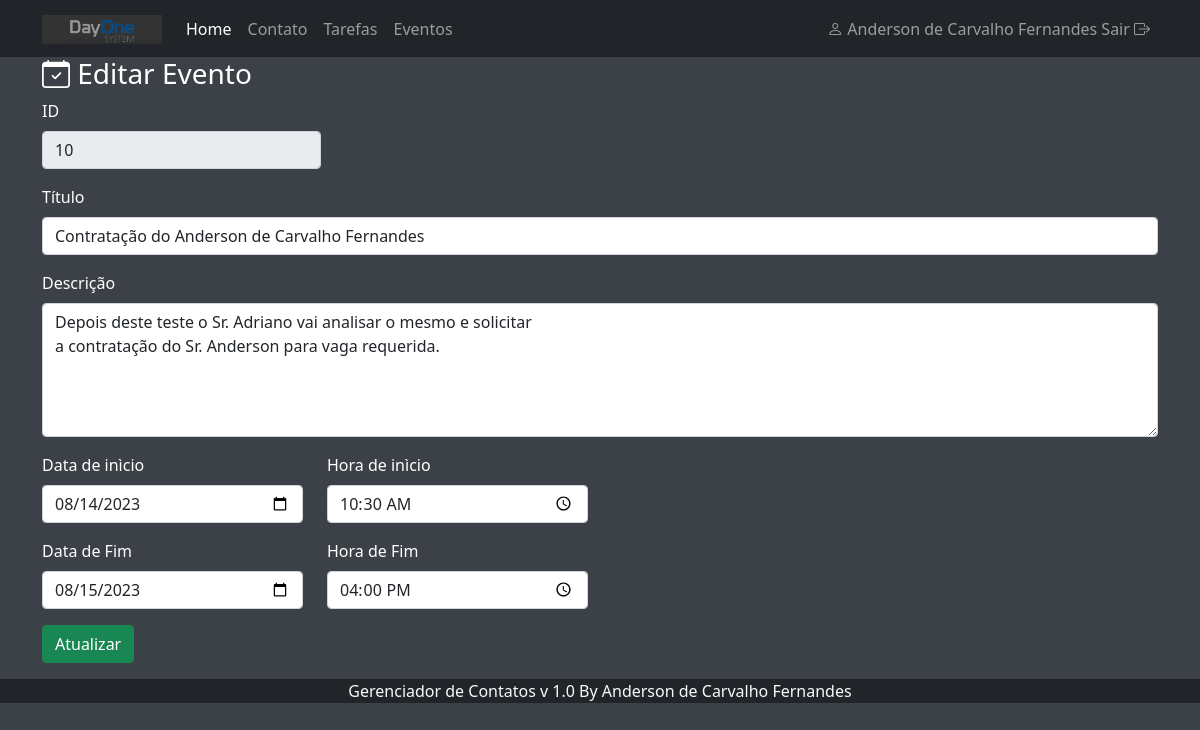
The app's page /index.php?menuop=editar-evento&idEvento=10 (signed in) with its own data.
### tables this page shows
CREATE TABLE IF NOT EXISTS `tbeventos` (
  `idEvento` int NOT NULL AUTO_INCREMENT,
  `tituloEvento` varchar(255) NOT NULL,
  `descricaoEvento` text,
  `dataInicioEvento` date NOT NULL,
  `horaInicioEvento` time DEFAULT NULL,
  `dataFimEvento` date DEFAULT NULL,
  `horaFimEvento` time DEFAULT NULL,
  `statusEvento` int NOT NULL DEFAULT '0',
  PRIMARY KEY (`idEvento`)
);

### paginas/eventos/editar-evento.php (the view)
<?php
$idEvento = $_GET["idEvento"];
$sql = "SELECT * FROM tbeventos WHERE idEvento = '$idEvento'";
$rs = mysqli_query($conexao, $sql) or die("Erro ao recuperar os dados do registro" . mysqli_error($conexao));
$dados = mysqli_fetch_assoc($rs);
?>
<header>
    <h3>
        <i class="bi bi-calendar-check"></i> Editar Evento
    </h3>
</header>
<div>
    <form class="needs-validation" action="index.php?menuop=atualizar-evento" method="post" novalidate>
        <div class="mb-3 col-3">
            <label for="idEvento" class="form-label">ID</label>
            <input class="form-control" type="text" name="idEvento" id="idEvento" value="<?=$dados["idEvento"]?>" readonly>
        </div>
        <div class="mb-3">
            <label for="tituloEvento" class="form-label">Título</label>
            <input class="form-control" type="text" name="tituloEvento" id="tituloEvento" value="<?=$dados["tituloEvento"]?>" required>
        </div>
        <div class="mb-3">
            <label for="descricaoEvento" class="form-label">Descrição</label>
            <textarea name="descricaoEvento" id="descricaoEvento" cols="30" rows="5" class="form-control" required><?=$dados["descricaoEvento"]?></textarea>
        </div>
        <div class="row">
            <div class="mb-3 col-3">
                <label for="dataInicioEvento" class="form-label">Data de inìcio</label>
                <input class="form-control" type="date" name="dataInicioEvento" id="dataInicioEvento" value="<?=$dados["dataInicioEvento"]?>" required>
            </div>
            <div class="mb-3 col-3">
                <label for="horaInicioEvento" class="form-label">Hora de inìcio</label>
                <input class="form-control" type="time" name="horaInicioEvento" id="horaInicioEvento" value="<?=$dados["horaInicioEvento"]?>" required>
            </div>
        </div>
        <div class="row">
            <div class="mb-3 col-3">
                <label for="dataFimEvento" class="form-label">Data de Fim</label>
                <input class="form-control" type="date" name="dataFimEvento" id="dataFimEvento" value="<?=$dados["dataFimEvento"]?>" >
            </div>
            <div class="mb-3 col-3">
                <label for="horaFimEvento" class="form-label">Hora de Fim</label>
                <input class="form-control" type="time" name="horaFimEvento" id="horaFimEvento" value="<?=$dados["horaFimEvento"]?>">
            </div>
        </div>
        <div class="mb-3">
            <input class="btn btn-success" type="submit" value="Atualizar" name="btnAtualizar">
        </div>
    </form>
</div>

### css/estilo-padrao.css (style rules this page uses)
body { background-color: #3b4147; color: white; }

### records on screen
tbeventos: idEvento "10", tituloEvento "Contratação do Anderson de Carvalho Fernandes", descricaoEvento "Depois deste teste o Sr. Adriano vai analisar o mesmo e solicitar a contratação do Sr. Anderson para vaga requerida.", dataInicioEvento "08/14/2023", horaInicioEvento "10:30:00", dataFimEvento "08/15/2023", horaFimEvento "16:00:00"

### other values on screen
$nomeUser "Anderson de Carvalho Fernandes"
